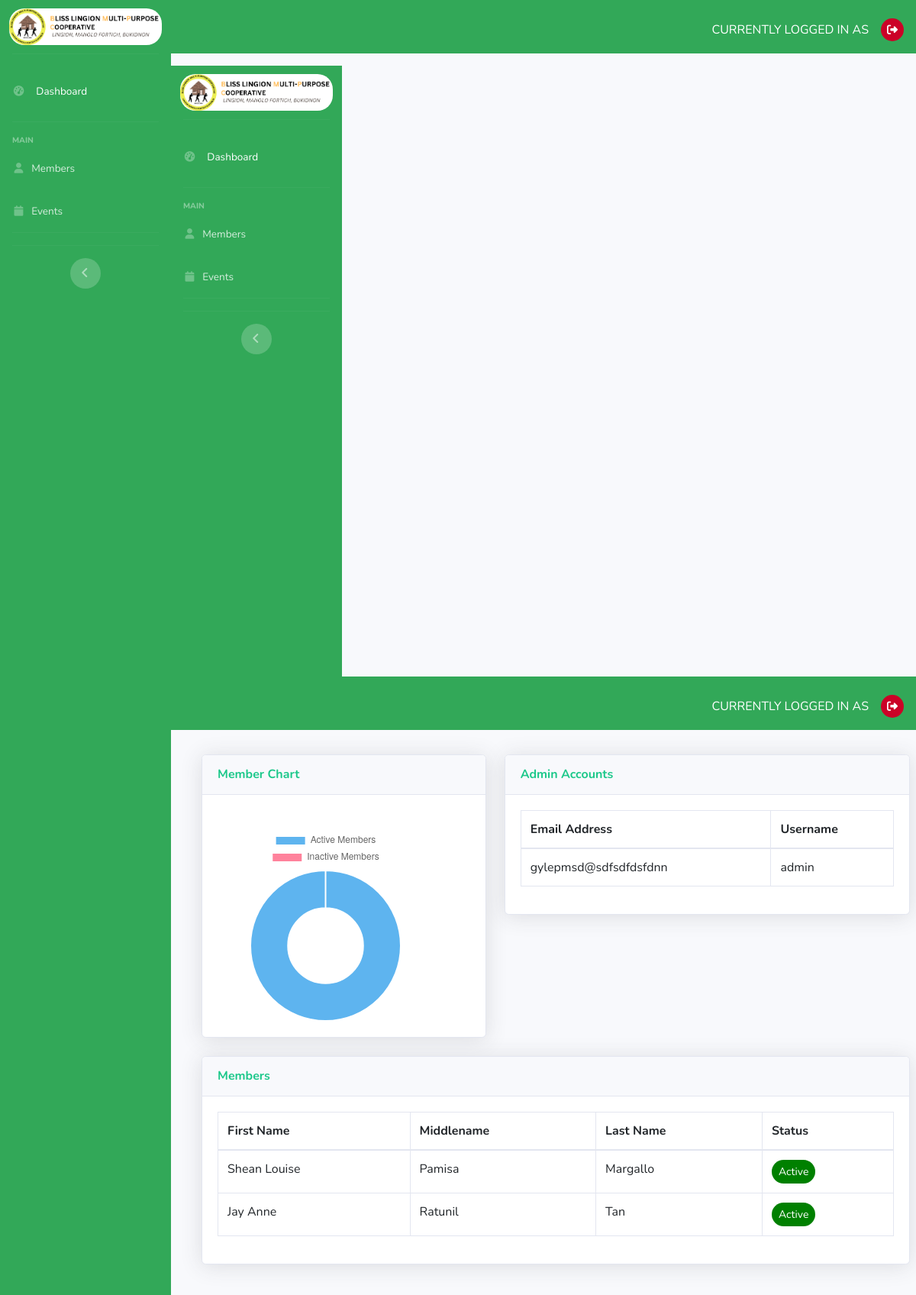
Screenshot of /super_admin.php with the database file from the repository.
### tables this page shows
CREATE TABLE `users` (
  `id` int NOT NULL,
  `email_address` varchar(255) NOT NULL,
  `username` varchar(255) NOT NULL,
  `password` varchar(255) NOT NULL,
  `type` varchar(255) NOT NULL DEFAULT 'super_admin'
);

CREATE TABLE `members_tbl` (
  `id` int NOT NULL,
  `mem_id` varchar(255) NOT NULL,
  `firstname` varchar(255) NOT NULL,
  `middlename` varchar(255) NOT NULL,
  `lastname` varchar(255) NOT NULL,
  `extension` varchar(255) NOT NULL,
  `dob` varchar(255) NOT NULL,
  `age` varchar(255) NOT NULL,
  `pob` varchar(255) NOT NULL,
  `civil_status` varchar(255) NOT NULL,
  `tin` varchar(255) NOT NULL,
  `mobile_number` varchar(255) NOT NULL,
  `email` varchar(255) NOT NULL,
  `address` varchar(255) NOT NULL DEFAULT 'None',
  `brgy` varchar(255) NOT NULL,
  `municipality` varchar(255) NOT NULL,
  `province` varchar(255) NOT NULL,
  `image_path` varchar(255) NOT NULL,
  `status` varchar(255) DEFAULT 'active',
  `region` varchar(255) NOT NULL
);

### super_admin.php (the view, shortened to what this page needs)
<?php include('layouts/headers.php') ?>
<?php include('layouts/sidebar.php') ?>
<div id="content-wrapper" class="d-flex flex-column">
    <?php include('layouts/topbar.php') ?>
    <div class="container-fluid m-3">
        <div class="row">
            <div class="col-5">
                <div class="card shadow mb-4">
                    <div class="card-header py-3">
                        <h6 class="m-0 font-weight-bold text-success">Member Chart</h6>
                    </div>
                    <div class="card-body">
                        <div class="chart-pie pt-4 mx-auto" style="width: 300px; height: 300px;">
                            <canvas id="myPieChart"></canvas>
                        </div>
                    </div>
                </div>
            </div>
            <div class="col-7">
                <div class="card shadow mb-4">
                    <div class="card-header py-3">
                        <h6 class="m-0 font-weight-bold text-success">Admin Accounts</h6>
                    </div>
                    <div class="card-body">
                        <div class="table-responsive">
                            <table class="table table-bordered" id="accTbl" width="100%" cellspacing="0">
                                <thead>
                                    <tr>
                                        <th>Email Address</th>
                                        <th>Username</th>
                                    </tr>
                                </thead>
                                <tbody>
                                    <?php
                                    include('functions/connection.php');
                                    $itemsPerPage = 10;
                                    $currentPage = isset($_GET['page']) ? $_GET['page'] : 1;
                                    $startIndex = ($currentPage - 1) * $itemsPerPage;
                                    $sqlActiveMembers = "SELECT * FROM users LIMIT $startIndex, $itemsPerPage";
                                    $resultActiveMembers = $conn->query($sqlActiveMembers);
                                    while ($row = $resultActiveMembers->fetch_assoc()) {
                                    ?>
                                        <tr>
                                            <td><?= $row['email_address'] ?></td>
                                            <td><?= $row['username'] ?></td>
                                        </tr>
                                    <?php
                                    }
                                    $sqlActiveCount = "SELECT COUNT(*) AS active_count FROM members_tbl WHERE status = 'active'";
                                    $resultActiveCount = $conn->query($sqlActiveCount);
                                    $activeCount = $resultActiveCount->fetch_assoc()['active_count'];
                                    ?>
                                </tbody>
                            </table>
                        </div>
                    </div>
                </div>
            </div>
        </div>
        <div class="card shadow mb-4">
            <div class="card-header py-3">
                <h6 class="m-0 font-weight-bold text-success">Members</h6>
            </div>
            <div class="card-body">
                <div class="table-responsive">
                    <table class="table table-bordered" id="memTbl" width="100%" cellspacing="0">
                        <thead>
                            <tr>
                                <th>First Name</th>
                                <th>Middlename</th>
                                <th>Last Name</th>
                                <th>Status</th>
                            </tr>
                        </thead>
                        <tbody>
                            <?php
                            include('functions/connection.php');
                            $itemsPerPage = 10;
                            $currentPage = isset($_GET['page']) ? $_GET['page'] : 1;
                            $startIndex = ($currentPage - 1) * $itemsPerPage;
                            $sqlInactiveMembers = "SELECT * FROM members_tbl LIMIT $startIndex, $itemsPerPage";
                            $resultInactiveMembers = $conn->query($sqlInactiveMembers);
                            while ($row = $resultInactiveMembers->fetch_assoc()) {
                            ?>
                                <tr>
                                    <td><?= $row['firstname'] ?></td>
                                    <td><?= $row['middlename'] ?></td>
                                    <td><?= $row['lastname'] ?></td>
                                    <td>
                                        <?php
                                        if ($row['status'] == 'active') {
                                        ?>
                                            <div class="btn btn-sm" id="active-btn">Active</div>
                                        <?php
                                        } else {
                                        ?>
                                            <div class="btn btn-sm" id="inactive-btn">Inactive</div>
                                        <?php
                                        }
                                        ?>
                                    </td>
                                </tr>
                            <?php
                            }
                            $sqlInactiveCount = "SELECT COUNT(*) AS inactive_count FROM members_tbl WHERE status = 'inactive'";
                            $resultInactiveCount = $conn->query($sqlInactiveCount);
                            $inactiveCount = $resultInactiveCount->fetch_assoc()['inactive_count'];
                            ?>
                        </tbody>
                    </table>
                </div>
            </div>
        </div>
    </div>
</div>
<script>
    // Chart.js code for the Donut Chart
    var ctxPie = document.getElementById('myPieChart').getContext('2d');
    var myPieChart = new Chart(ctxPie, {
        type: 'doughnut',
        data: {
            labels: ['Active Members', 'Inactive Members'],
            datasets: [{
                data: [<?php echo $activeCount; ?>, <?php echo $inactiveCount; ?>],
                backgroundColor: ['rgba(54, 162, 235, 0.8)', 'rgba(255, 99, 132, 0.8)'],
            }],
        },
    });
</script>
<?php include('layouts/footer.php'); ?>

### layouts/headers.php (style rules this page uses)
#active-btn { background: green; }
#active-btn, #inactive-btn, #inactive-btn-event { color: #fff; border-radius: 30px; }

### rows the page displays
users: email_address "gylepmsd@sdfsdfdsfdnn", username "admin"
members_tbl: firstname "Shean Louise", middlename "Pamisa", lastname "Margallo", status "Active"
members_tbl: firstname "Jay Anne", middlename "Ratunil", lastname "Tan", status "Active"

### other values shown
chart data {{ $inactiveCount }} 0
